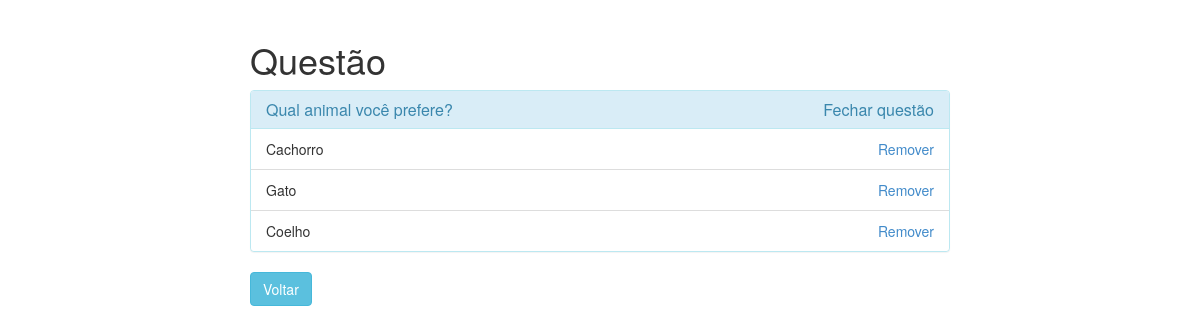
The page /question/2/manage on the database its author committed.
### polls/models.py (models this page shows, shortened)
class Question(models.Model):
    question_text = models.CharField(max_length=240)
    closed = models.BooleanField(default=False)
    pub_date = models.DateField()
    def __init__(self, *args, **kwargs):
        super().__init__(*args, **kwargs)

class Choice(models.Model):
    question = models.ForeignKey(Question, on_delete=models.CASCADE, related_name='choices')
    choice_text = models.CharField(max_length=240)
    votes = models.IntegerField(default=0)
    def __init__(self, *args, **kwargs):
        super().__init__(*args, **kwargs)

### polls/views.py (the view)
# urls.py: url(r'^question/(?P<question_id>\d+)/manage$', views.manage, name='manage'),
def manage(request, question_id):
    question = Question.objects.get(id=question_id)
    choices = Choice.objects.filter(question=question)
    return render(request, 'manage.html', {'question': question, 'choices': choices})

### polls/templates/manage.html (shortened to what this page needs)
{% extends 'base.html' %}
{% block body %}
    <h1>Questão</h1>
    <div class="panel panel-info">
        <div class="panel-heading">
            <h3 class="panel-title">
                {{ question.question_text }}
                <a href="{% url 'mudar_status' question.id %}" class="pull-right confirmation" role="button">
                    {% if question.closed %}
                        Abrir questão
                    {% else %}
                        Fechar questão
                    {% endif %}
                </a>
            </h3>
        </div>
        <ul class="list-group">
            {% for choice in choices %}
                <li class="list-group-item">
                    {{ choice.choice_text }}
                    <a href="{% url 'remove' choice.id %}" class="confirmation pull-right">Remover</a>
                </li>
            {% endfor %}
        </ul>
    </div>
    <a href="{% url 'index' %}" class="btn btn-info" role="button">Voltar</a>
{% endblock %}

### polls/static/styles/main.css (style rules this page uses)
body { padding-top: 20px; padding-bottom: 20px; }

### rows shown on the page
Question: question_text "Qual animal você prefere?"
Choice: choice_text "Cachorro"
Choice: choice_text "Gato"
Choice: choice_text "Coelho"
